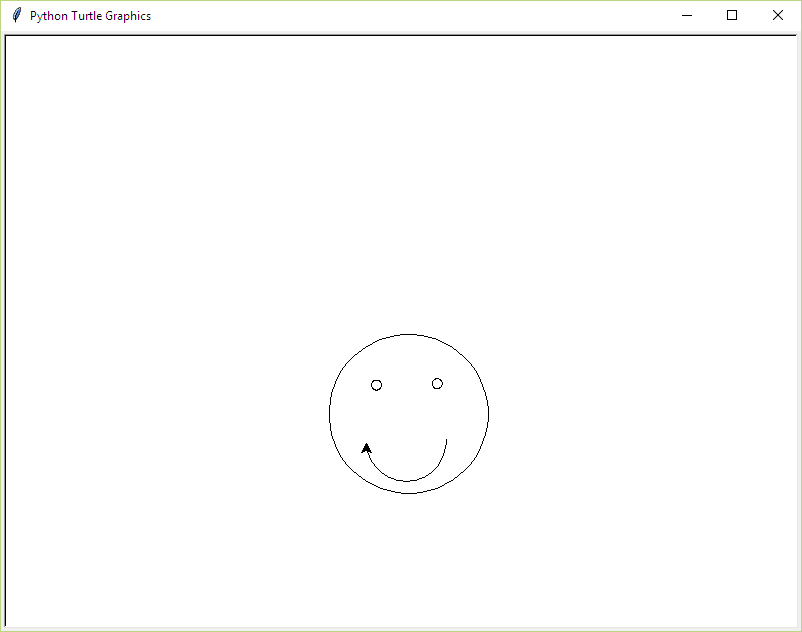

Write Python code to recreate this figure.
# Author: sossy
# Date: 9 April 2016
# License: CC BY-SA
# For CoderDojo WA

# Python Intro Turtle Graphics

# Python has a rich "library" of functions.
# We are going to use "turtle" to do some simple graphics.
import turtle


# Inputs to a procedure is known as a "parameter".
def drawHead(circum):
    drawCircle(circum)
    
# Inputs to a procedure is known as a "parameter".
def drawEye(circum):
    drawCircle(circum)
    
# Inputs to a procedure is known as a "parameter".
def drawMouth(circum, sides=30):

    # We want to draw a circle
    # procedure.
    
    for i in range(sides):
        #print (i);
        turtle.forward(circum/sides)
        turtle.right(180/sides)


# Inputs to a procedure is known as a "parameter".
def drawCircle(circum, sides=60):
    # We want to draw a circle
    # procedure.
    
    for i in range(sides):
        #print (i);
        turtle.forward(circum/sides)
        turtle.right(360/sides)

    
if __name__ == "__main__":
    # Setup our drawning surface
    turtle.setup(800,600)     # Sets up the size of the window
    turtle.Screen()           # Turns on the graphics window


    face = 500
    drawHead(face)             # Instruct python to use or method "drawSquare"
    turtle.penup()            # space things out before drawing the next Square
    turtle.right(90)
    turtle.forward(face/9)
    turtle.right(90)
    turtle.forward(face/18)
    turtle.pendown()
    drawEye(face/16)  

    turtle.penup()            # space things out before drawing the next Square
    turtle.right(180)
    turtle.forward(face/9)
    turtle.right(270)
    turtle.forward(face/82)
    turtle.pendown()
    drawEye(face/16) 

    turtle.penup()            # space things out before drawing the next Square
    turtle.right(180)
    turtle.forward(face/9)
    turtle.left(90)
    turtle.forward(face/36)
    turtle.right(90)
    turtle.pendown()
    drawMouth(face/4)

    ret = input("Press enter to exit.")
    turtle.Screen().bye()     # Turn off the graphics window

# Library reference: http://docs.python.org/2/library/turtle.html
